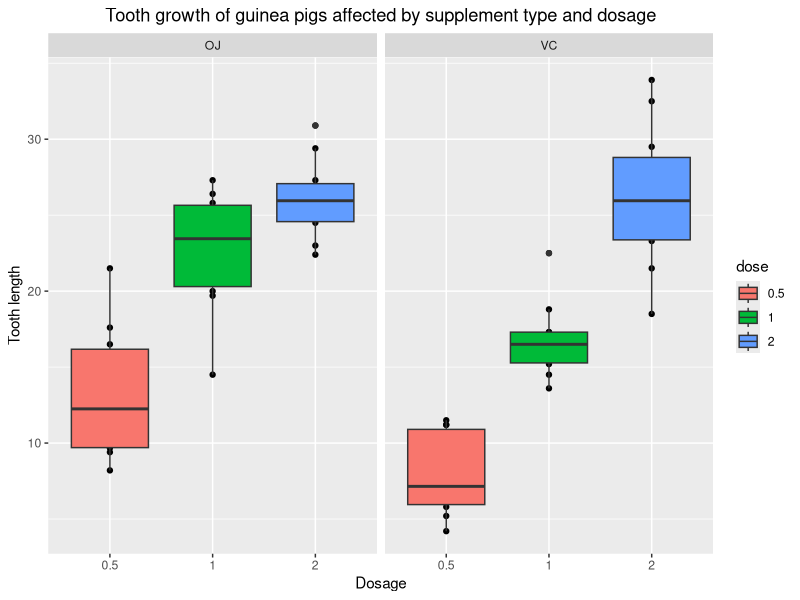
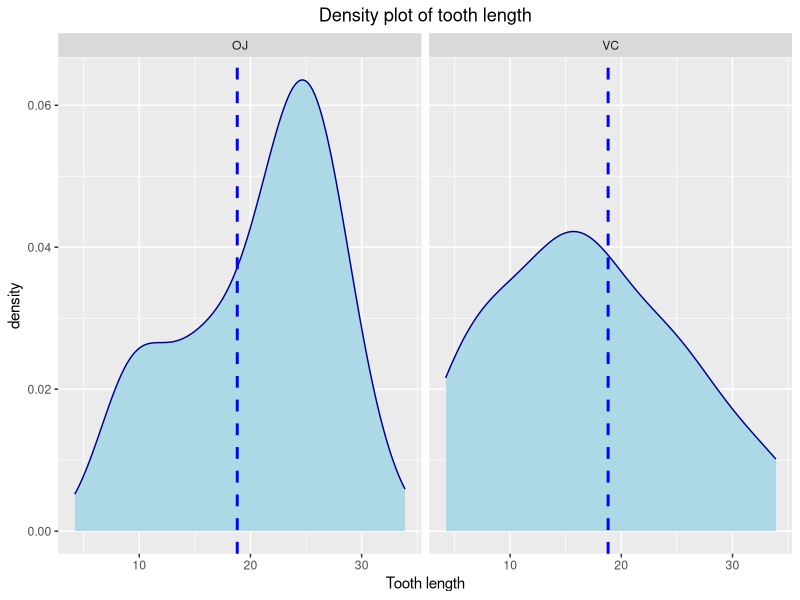

Source code (R) for these figures, in order: (Note: this script raises an error after producing the figures.)
library(datasets)
library(ggplot2)

ToothGrowth$dose <- as.factor(ToothGrowth$dose)

str(ToothGrowth)

qplot(dose,len,data=ToothGrowth, facets=~supp, main="Tooth growth of guinea pigs affected by supplement type and dosage",xlab="Dosage", ylab="Tooth length") + geom_boxplot(aes(fill=dose)) + theme(plot.title = element_text(hjust = 0.5))

norm.plot <- ggplot(data = ToothGrowth, aes(x=len))
norm.plot + geom_density(color="darkblue", fill="lightblue") + facet_grid(. ~supp) + geom_vline(aes(xintercept=mean(len)), color="blue", linetype="dashed", size=1) + labs(title = "Density plot of tooth length", x = "Tooth length") + theme(plot.title = element_text(hjust = 0.5))

t.test(len ~ supp, data = ToothGrowth, paired = FALSE, var.equal = FALSE)

dose05 <- subset(ToothGrowth, dose == 0.5)
t.test(len ~ supp, data = dose05, paired = FALSE, var.equal = FALSE)
dose10 <- subset(ToothGrowth, dose == 1.0)
t.test(len ~ supp, data = dose10, paired = FALSE, var.equal = FALSE)
dose20 <- subset(ToothGrowth, dose == 2.0)
t.test(len ~ supp, data = dose20, paired = FALSE, var.equal = FALSE)